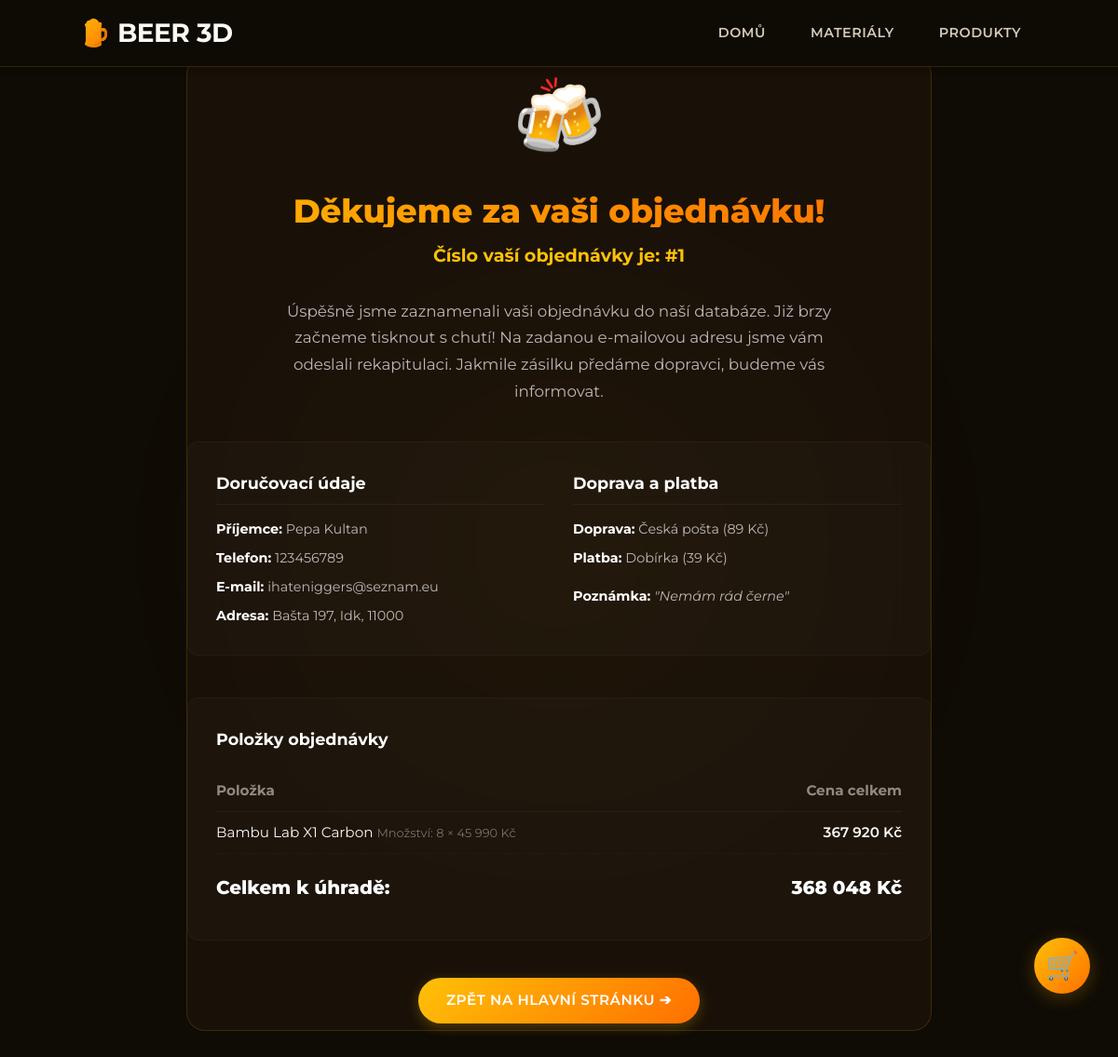
Screenshot of /podekovani.php?id=1 with the database file from the repository.
### tables this page shows
CREATE TABLE orders (
        id INTEGER PRIMARY KEY AUTOINCREMENT,
        customer_id INTEGER NOT NULL,
        shipping_method_id INTEGER NOT NULL,
        payment_method_id INTEGER NOT NULL,
        shipping_price REAL NOT NULL,
        payment_price REAL NOT NULL,
        total_price REAL NOT NULL,
        note TEXT,
        status TEXT NOT NULL DEFAULT 'new',
        created_at TEXT NOT NULL DEFAULT (datetime('now', 'localtime')),
        FOREIGN KEY (customer_id) REFERENCES customers(id),
        FOREIGN KEY (shipping_method_id) REFERENCES shipping_methods(id),
        FOREIGN KEY (payment_method_id) REFERENCES payment_methods(id)
    );

CREATE TABLE customers (
        id INTEGER PRIMARY KEY AUTOINCREMENT,
        first_name TEXT NOT NULL,
        last_name TEXT NOT NULL,
        email TEXT NOT NULL,
        phone TEXT NOT NULL,
        street TEXT NOT NULL,
        city TEXT NOT NULL,
        zip TEXT NOT NULL
    );

CREATE TABLE shipping_methods (
        id INTEGER PRIMARY KEY AUTOINCREMENT,
        name TEXT NOT NULL,
        price REAL NOT NULL,
        delivery_days TEXT NOT NULL
    );

CREATE TABLE payment_methods (
        id INTEGER PRIMARY KEY AUTOINCREMENT,
        name TEXT NOT NULL,
        price REAL NOT NULL
    );

CREATE TABLE order_items (
        id INTEGER PRIMARY KEY AUTOINCREMENT,
        order_id INTEGER NOT NULL,
        product_id INTEGER NOT NULL,
        product_name TEXT NOT NULL,
        variant TEXT,
        quantity INTEGER NOT NULL,
        unit_price REAL NOT NULL,
        FOREIGN KEY (order_id) REFERENCES orders(id) ON DELETE CASCADE,
        FOREIGN KEY (product_id) REFERENCES products(id)
    );

### src/bootstrap.php (called while the page is built, shortened)
<?php
spl_autoload_register(function (string $class): void {
    $paths = [
        __DIR__ . '/' . $class . '.php',
        __DIR__ . '/DTO/' . $class . '.php',
        __DIR__ . '/Repository/' . $class . '.php'
    ];
    foreach ($paths as $file) {
        if (file_exists($file)) {
            return;
        }
    }
});

### src/Database.php (called while the page is built, shortened)
<?php
class Database {
    private static ?PDO $instance = null;
    public static function getConnection(): PDO {
        if (self::$instance === null) {
            $dbPath = __DIR__ . '/../database/eshop.db';
            $dbDir = dirname($dbPath);
            self::$instance = new PDO('sqlite:' . $dbPath);
            self::$instance->setAttribute(PDO::ATTR_ERRMODE, PDO::ERRMODE_EXCEPTION);
            self::$instance->setAttribute(PDO::ATTR_DEFAULT_FETCH_MODE, PDO::FETCH_ASSOC);
            self::$instance->exec('PRAGMA foreign_keys = ON;');
            self::$instance->exec('PRAGMA busy_timeout = 5000;');
        }
        return self::$instance;
    }
}

### src/Repository/OrderRepository.php (called while the page is built, shortened)
<?php
class OrderRepository {
    private PDO $db;
    public function __construct() {
        $this->db = Database::getConnection();
    }
    public function getById(int $id): ?OrderDTO {
        $stmt = $this->db->prepare("SELECT * FROM orders WHERE id = ?");
        $stmt->execute([$id]);
        $row = $stmt->fetch();
        return new OrderDTO(
            id: (int)$row['id'],
            customerId: (int)$row['customer_id'],
            shippingMethodId: (int)$row['shipping_method_id'],
            paymentMethodId: (int)$row['payment_method_id'],
            shippingPrice: (float)$row['shipping_price'],
            paymentPrice: (float)$row['payment_price'],
            totalPrice: (float)$row['total_price'],
            note: $row['note'],
            status: $row['status'],
            createdAt: $row['created_at']
        );
    }
}

### src/Repository/CustomerRepository.php (called while the page is built, shortened)
<?php
class CustomerRepository {
    private PDO $db;
    public function __construct() {
        $this->db = Database::getConnection();
    }
    public function getById(int $id): ?CustomerDTO {
        $stmt = $this->db->prepare("SELECT * FROM customers WHERE id = ?");
        $stmt->execute([$id]);
        $row = $stmt->fetch();
        return new CustomerDTO(
            id: (int)$row['id'],
            firstName: $row['first_name'],
            lastName: $row['last_name'],
            email: $row['email'],
            phone: $row['phone'],
            street: $row['street'],
            city: $row['city'],
            zip: $row['zip']
        );
    }
}

### src/Repository/ShippingMethodRepository.php (called while the page is built, shortened)
<?php
class ShippingMethodRepository {
    private PDO $db;
    public function __construct() {
        $this->db = Database::getConnection();
    }
    public function getById(int $id): ?ShippingMethodDTO {
        $stmt = $this->db->prepare("SELECT * FROM shipping_methods WHERE id = ?");
        $stmt->execute([$id]);
        $row = $stmt->fetch();
        return $row ? $this->mapRow($row) : null;
    }
    private function mapRow(array $row): ShippingMethodDTO {
        return new ShippingMethodDTO(
            id: (int)$row['id'],
            name: $row['name'],
            price: (float)$row['price'],
            deliveryDays: $row['delivery_days']
        );
    }
}

### src/Repository/PaymentMethodRepository.php (called while the page is built, shortened)
<?php
class PaymentMethodRepository {
    private PDO $db;
    public function __construct() {
        $this->db = Database::getConnection();
    }
    public function getById(int $id): ?PaymentMethodDTO {
        $stmt = $this->db->prepare("SELECT * FROM payment_methods WHERE id = ?");
        $stmt->execute([$id]);
        $row = $stmt->fetch();
        return $row ? $this->mapRow($row) : null;
    }
    private function mapRow(array $row): PaymentMethodDTO {
        return new PaymentMethodDTO(
            id: (int)$row['id'],
            name: $row['name'],
            price: (float)$row['price']
        );
    }
}

### podekovani.php (the view, shortened to what this page needs)
<?php
require_once __DIR__ . '/src/bootstrap.php';
$orderId = (int)($_GET['id'] ?? 0);
$orderRepo = new OrderRepository();
$customerRepo = new CustomerRepository();
$shippingRepo = new ShippingMethodRepository();
$paymentRepo = new PaymentMethodRepository();
$order = $orderRepo->getById($orderId);
$customer = $customerRepo->getById($order->customerId);
$shipping = $shippingRepo->getById($order->shippingMethodId);
$payment = $paymentRepo->getById($order->paymentMethodId);
$db = Database::getConnection();
$stmt = $db->prepare("SELECT * FROM order_items WHERE order_id = ? ORDER BY id ASC");
$stmt->execute([$order->id]);
$items = $stmt->fetchAll();
require __DIR__ . '/partials/header.php';
?>
<div class="page active" style="opacity: 1; visibility: visible; padding: 20px 0;">
    <div class="thanks-container">
        <div class="thanks-icon">🍻</div>
        <h1 class="thanks-title gradient-text">Děkujeme za vaši objednávku!</h1>
        <div class="thanks-order-num">Číslo vaší objednávky je: #<?= htmlspecialchars((string)$order->id) ?></div>
        <p class="thanks-desc">
            Úspěšně jsme zaznamenali vaši objednávku do naší databáze. Již brzy začneme tisknout s chutí!
            Na zadanou e-mailovou adresu jsme vám odeslali rekapitulaci. Jakmile zásilku předáme dopravci, budeme vás informovat.
        </p>
        <div class="summary-grid">
            <div>
                <h3 class="summary-title">Doručovací údaje</h3>
                <div class="summary-details">
                    <span><strong>Příjemce:</strong> <?= htmlspecialchars($customer->firstName) ?> <?= htmlspecialchars($customer->lastName) ?></span>
                    <span><strong>Telefon:</strong> <?= htmlspecialchars($customer->phone) ?></span>
                    <span><strong>E-mail:</strong> <?= htmlspecialchars($customer->email) ?></span>
                    <span><strong>Adresa:</strong> <?= htmlspecialchars($customer->street) ?>, <?= htmlspecialchars($customer->city) ?>, <?= htmlspecialchars($customer->zip) ?></span>
                </div>
            </div>
            <div>
                <h3 class="summary-title">Doprava a platba</h3>
                <div class="summary-details">
                    <span><strong>Doprava:</strong> <?= htmlspecialchars($shipping->name) ?> (<?= number_format($order->shippingPrice, 0, ',', ' ') ?> Kč)</span>
                    <span><strong>Platba:</strong> <?= htmlspecialchars($payment->name) ?> (<?= number_format($order->paymentPrice, 0, ',', ' ') ?> Kč)</span>
                    <?php if ($order->note): ?>
                        <span style="margin-top: 10px;"><strong>Poznámka:</strong> <em>"<?= htmlspecialchars($order->note) ?>"</em></span>
                    <?php endif; ?>
                </div>
            </div>
        </div>
        <div class="order-items-recap">
            <h3 class="summary-title" style="border-bottom: none; margin-bottom: 10px;">Položky objednávky</h3>
            <div class="recap-item-row recap-header">
                <span>Položka</span>
                <span>Cena celkem</span>
            </div>
            <?php foreach ($items as $item): ?>
                <div class="recap-item-row">
                    <span>
                        <?= htmlspecialchars($item['product_name']) ?>
                        <span style="color: rgba(255,255,255,0.4); font-size: 0.85em;">Množství: <?= $item['quantity'] ?> × <?= number_format($item['unit_price'], 0, ',', ' ') ?> Kč</span>
                    </span>
                    <span style="font-weight: 600;"><?= number_format($item['unit_price'] * $item['quantity'], 0, ',', ' ') ?> Kč</span>
                </div>
            <?php endforeach; ?>
            <div class="recap-item-row recap-total">
                <span>Celkem k úhradě:</span>
                <span><?= number_format($order->totalPrice, 0, ',', ' ') ?> Kč</span>
            </div>
        </div>
        <a href="index.php" class="btn-main" style="text-decoration: none; padding: 12px 30px; display: inline-block;">
            Zpět na hlavní stránku ➔
        </a>
    </div>
</div>
<?php
require __DIR__ . '/partials/footer.php';
?>

### style.css (style rules this page uses)
*, *::before, *::after { box-sizing: border-box; margin: 0; padding: 0; }
:root { --bg-dark: #0f0b05; --bg-surface: rgba(43, 26, 11, 0.55); --bg-card: rgba(30, 20, 10, 0.7); --text-primary: #fbf9f4; --text-secondary: #d4cbb8; --accent-orange: #ffb300; --accent-amber: #ff6f00; --accent-gradient: linear-gradient(135deg, #ffc107, #ff6f00); --glass-border: rgba(255, 193, 7, 0.15); --glass-blur: 24px; --shadow-sm: 0 4px 6px rgba(0, 0, 0, 0.2); --shadow-md: 0 10px 20px rgba(0, 0, 0, 0.3); --shadow-lg: 0 20px 30px rgba(0, 0, 0, 0.4); --shadow-xl: 0 25px 50px rgba(0, 0, 0, 0.5); --orange-glow: rgba(255, 193, 7, 0.25); --divider: rgba(255, 193, 7, 0.1); --spacing-xs: 8px; --spacing-sm: 16px; --spacing-md: 24px; --spacing-lg: 32px; --spacing-xl: 48px; --radius-sm: 6px; --radius-md: 12px; --radius-lg: 16px; --radius-xl: 20px; --radius-full: 9999px; --transition-fast: 0.15s ease-out; --transition-base: 0.3s cubic-bezier(0.25, 0.46, 0.45, 0.94); --transition-slow: 0.6s cubic-bezier(0.165, 0.84, 0.44, 1); }
body { background-color: var(--bg-dark); color: var(--text-primary); font-family: 'Montserrat', -apple-system, BlinkMacSystemFont, 'Segoe UI', Roboto, sans-serif; overflow-x: hidden; line-height: 1.6; -webkit-font-smoothing: antialiased; -moz-osx-font-smoothing: grayscale; }
body { scrollbar-width: thin; scrollbar-color: var(--accent-orange) rgba(15, 11, 5, 0.5); }
.btn-main { background: var(--accent-gradient); border: none; color: white; padding: 14px 32px; border-radius: var(--radius-full); font-weight: 600; font-size: 0.95rem; cursor: pointer; transition: var(--transition-base); box-shadow: 0 4px 14px var(--orange-glow); text-transform: uppercase; letter-spacing: 0.5px; font-family: 'Montserrat', sans-serif; position: relative; overflow: hidden; }
.btn-main::before { content: ''; position: absolute; top: 0; left: -100%; width: 100%; height: 100%; background: linear-gradient(90deg, transparent, rgba(255, 255, 255, 0.2), transparent); transition: var(--transition-slow); }
.page { width: 100%; min-height: auto; height: auto; overflow: visible; padding-top: 120px; padding-bottom: 80px; }
h1 { font-family: 'Montserrat', sans-serif; font-size: 5rem; line-height: 1; margin: 10px 0 25px; font-weight: 800; }
.gradient-text { background: linear-gradient(to right, var(--accent-orange), var(--accent-amber)); -webkit-background-clip: text; background-clip: text; -webkit-text-fill-color: transparent; }
html { scroll-behavior: smooth; }

### podekovani.php (style rules this page uses)
.thanks-container { max-width: 800px; margin: 40px auto; border-radius: 20px; text-align: center; background: var(--bg-card); backdrop-filter: blur(var(--glass-blur)); -webkit-backdrop-filter: blur(var(--glass-blur)); border: 1px solid var(--glass-border); text-align: center; }
.thanks-icon { font-size: 5em; margin-bottom: 20px; animation: float 3s ease-in-out infinite; }
.thanks-title { font-size: 2.2em; font-weight: 800; margin-bottom: 15px; }
.thanks-order-num { font-size: 1.2em; color: var(--accent, #ffc107); font-weight: 700; margin-bottom: 30px; }
.thanks-desc { color: rgba(255,255,255,0.7); line-height: 1.7; font-size: 1.05em; margin-bottom: 40px; max-width: 600px; margin-left: auto; margin-right: auto; }
.summary-grid { display: grid; grid-template-columns: 1fr 1fr; gap: 30px; text-align: left; margin-bottom: 45px; padding: 30px; background: rgba(255,255,255,0.02); border-radius: 12px; border: 1px solid rgba(255,255,255,0.03); }
.summary-title { font-size: 1.1em; font-weight: 700; border-bottom: 1px solid rgba(255,255,255,0.05); padding-bottom: 8px; margin-bottom: 15px; color: #fff; }
.summary-details { display: flex; flex-direction: column; gap: 8px; font-size: 0.9em; color: rgba(255,255,255,0.7); }
.summary-details strong { color: #fff; }
.order-items-recap { text-align: left; background: rgba(255,255,255,0.02); border-radius: 12px; padding: 30px; border: 1px solid rgba(255,255,255,0.03); margin-bottom: 40px; }
.recap-item-row { display: flex; justify-content: space-between; padding: 10px 0; border-bottom: 1px dashed rgba(255,255,255,0.03); font-size: 0.95em; }
.recap-item-row.recap-header { font-weight: 700; color: rgba(255,255,255,0.5); border-bottom: 1px solid rgba(255,255,255,0.05); }
.recap-item-row.recap-total { font-size: 1.25em; font-weight: 800; color: #fff; border-bottom: none; margin-top: 10px; }

### rows the page displays
orders: id "1", shipping_price "89", payment_price "39", note "Nemám rád černe", total_price "368 048"
customers: first_name "Pepa", last_name "Kultan", phone "123456789", email "ihateniggers@seznam.eu", street "Bašta 197", city "Idk", zip "11000"
shipping_methods: name "Česká pošta"
payment_methods: name "Dobírka"
order_items: product_name "Bambu Lab X1 Carbon", quantity "8", unit_price "45 990", $item['unit_price'] * $item['quantity'] "367 920"
